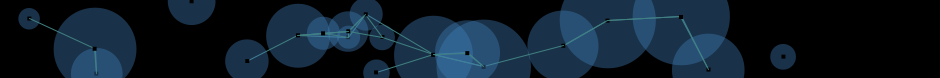
Frame 1 (no input)
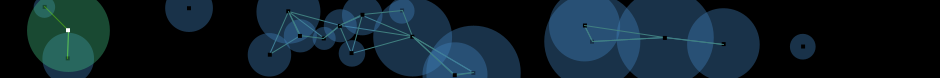
Frame 60 (the mouse pressed at the canvas centre just before this capture)
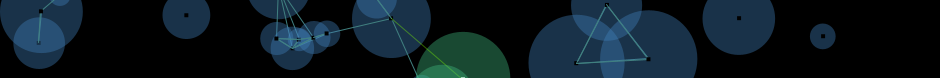
Frame 120 (the mouse held since frame 60 and released just before this capture)

The Processing sketch that drew these frames (run headless with seeded random() and noise(); from frame 60 on, the mouse is pressed at the canvas centre):

// Processing sketch: processing_74327
// ── processing_74327.pde

  /* 
  PROCESSINGJS.COM HEADER ANIMATION  
  MIT License - F1lT3R/Hyper-Metrix
  Native Processing Compatible 
  */  

  // Set number of circles
  int count = 20;
  // Set maximum and minimum circle size
  int maxSize = 100;
  int minSize = 20;
  // Build float array to store circle properties
  float[][] e = new float[count][5];
  // Set size of dot in circle center
  float ds=2;
  // Selected mode switch
  int sel = 0;
  // Set drag switch to false
  boolean dragging=false;
  // If use drags mouse...
  void mouseDragged(){
    // Set drag switch to true
    dragging=true;
  }
  // If user releases mouse...
  void mouseReleased(){
    // ..user is no-longer dragging
    dragging=false;
  }

  // Set up canvas
  void setup(){
    // Frame rate
    frameRate(10);
    // Size of canvas (width,height)
    size(940,78);
    // Stroke/line/border thickness
    strokeWeight(1);
    // Initiate array with random values for circles
    for(int j=0;j< count;j++){
      e[j][0]=random(width); // X 
      e[j][1]=random(height); // Y
      e[j][2]=random(minSize,maxSize); // Radius        
      e[j][3]=random(-.5,.5); // X Speed
      e[j][4]=random(-.5,.5); // Y Speed    
    }
  }

  // Begin main draw loop (called 25 times per second)
  void draw(){
    // Fill background black
    background(0);
    // Begin looping through circle array
    for (int j=0;j< count;j++){
    // Disable shape stroke/border
    noStroke();
    // Cache diameter and radius of current circle
    float radi=e[j][2];
    float diam=radi/2;
    // If the cursor is within 2x the radius of current circle...
    if( dist(e[j][0],e[j][1],mouseX,mouseY) < radi ){
    // Change fill color to green.
    fill(64,187,128,100);
    // Remember user has circle "selected"  
    sel=1;
    // If user has mouse down and is moving...
    if (dragging){
      // Move circle to circle position
      e[j][0]=mouseX;
      e[j][1]=mouseY;
      }
    } else {
      // Keep fill color blue
      fill(64,128,187,100);
      // User has nothing "selected"
      sel=0;
    }
    // Draw circle
    ellipse(e[j][0],e[j][1],radi,radi);
    // Move circle
    e[j][0]+=e[j][3];
    e[j][1]+=e[j][4];
     

    /* Wrap edges of canvas so circles leave the top
    and re-enter the bottom, etc... */ 
    if( e[j][0] < -diam      ){ e[j][0] = width+diam;  } 
    if( e[j][0] > width+diam ){ e[j][0] = -diam;       }
    if( e[j][1] < 0-diam     ){ e[j][1] = height+diam; }
    if( e[j][1] > height+diam){ e[j][1] = -diam;       }

    // If current circle is selected...
    if (sel==1) {
      // Set fill color of center dot to white..
      fill(255,255,255,255);
      // ..and set stroke color of line to green.
      stroke(128,255,0,100);      
    } else {            
      // otherwise set center dot color to black.. 
      fill(0,0,0,255);
      // and set line color to turquoise.
      stroke(64,128,128,255);      
    }

    // Loop through all circles
    for(int k=0;k< count;k++){
      // If the circles are close...
      if( dist(e[j][0],e[j][1],e[k][0],e[k][1]) < radi){
        // Stroke a line from current circle to adjacent circle
        line(e[j][0],e[j][1],e[k][0],e[k][1]);
      }
    }
    // Turn off stroke/border
    noStroke();      
    // Draw dot in center of circle
    rect(e[j][0]-ds,e[j][1]-ds,ds*2,ds*2);
    }
  }
